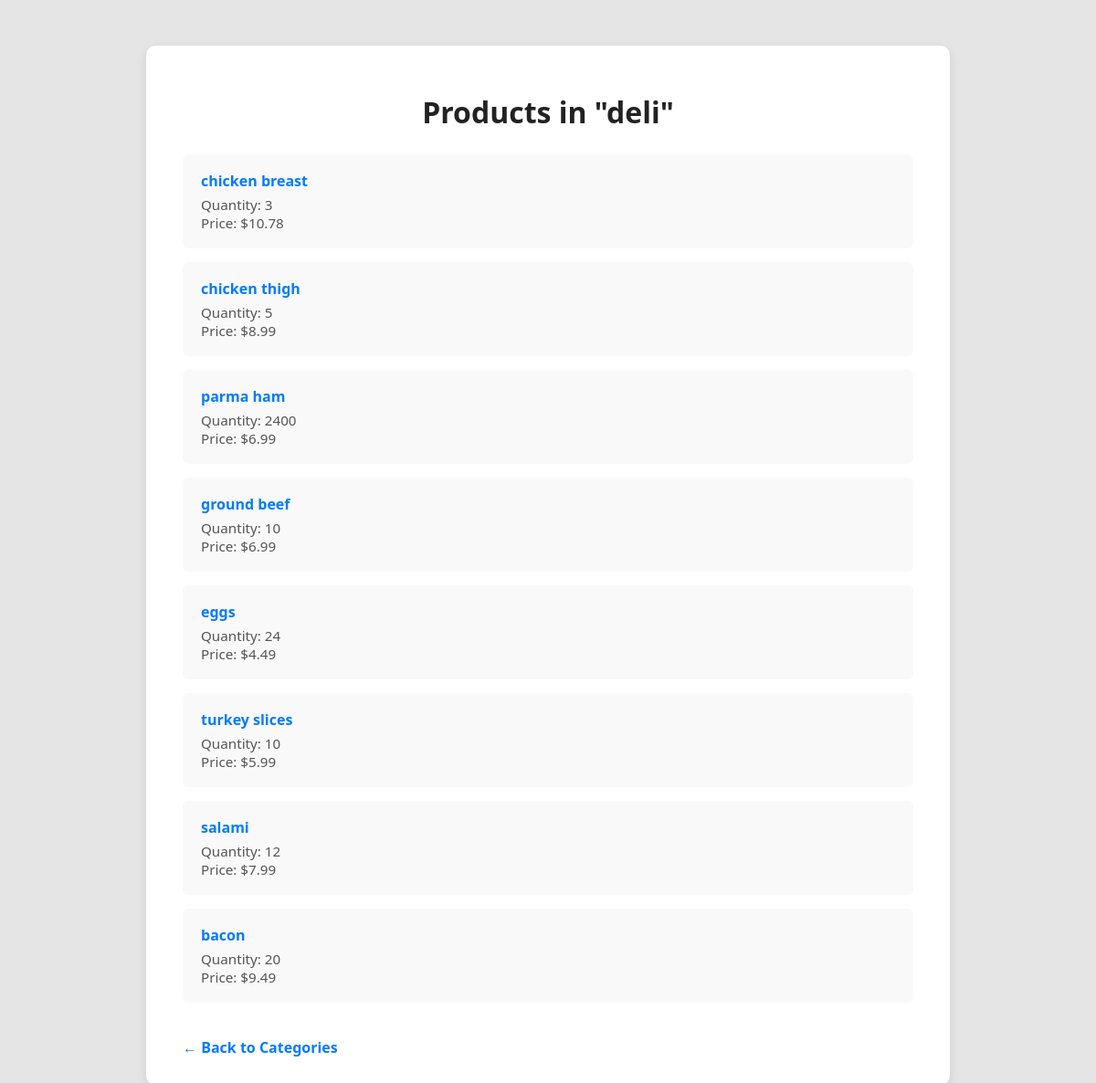
The page /categories/deli on the database its author committed.
### app.py (models this page shows)
class Product(db.Model):
    __tablename__ = "products"
    id = mapped_column(Integer, primary_key=True)
    name = mapped_column(String)
    qty = mapped_column(Integer, default=0)
    price = mapped_column(Float)
    category_id = mapped_column(Integer, ForeignKey("Categories.id"))
    category = relationship("Category", back_populates="products")

### app.py (the view)
@app.route("/categories/<string:category_name>")
def category_products(category_name):
    products = db.session.execute(db.select(Product).where(Product.category.has(Category.name == category_name))).scalars()
    return render_template("products.html", category=category_name, data=products)

### templates/products.html (shortened to what this page needs)
<!DOCTYPE html>
<html lang="en">
<head>
    <link rel="stylesheet" href="{{ url_for('static', filename='style.css') }}">
</head>
<body>
    <div class="customers-container">
        <h1>
            {% if category %}Products in "{{ category }}"{% else %}All Products{% endif %}
        </h1>
        {% if data %}
        <ul class="customers-list">
            {% for product in data %}
            <li>
                <div class="customer-info">
                    <span class="customer-name">{{ product.name }}</span>
                    <span class="customer-phone">Quantity: {{ product.qty }}</span>
                    {% if product.price is defined %}
                        <span class="customer-phone">Price: ${{ product.price }}</span>
                    {% endif %}
                </div>
            </li>
            {% endfor %}
        </ul>
        {% else %}
        <p>No products found.</p>
        {% endif %}
        <br>
        {% if category %}
        <a class="customer-link" href="{{ url_for('show_categories') }}">← Back to Categories</a>
        {% else %}
        <a class="customer-link" href="{{ url_for('home') }}">← Back to Homepage</a>
        {% endif %}
    </div>
</body>
</html>

### static/style.css (style rules this page uses)
body { font-family: 'Segoe UI', Tahoma, Geneva, Verdana, sans-serif; background-color: #e5e5e5; margin: 0; padding: 0; color: #333; }
.customers-container { max-width: 800px; margin: 50px auto; background-color: #ffffff; border-radius: 10px; padding: 30px 40px; box-shadow: 0 4px 12px rgba(0, 0, 0, 0.1); }
.customers-container h1 { color: #222; text-align: center; margin-bottom: 25px; }
.customers-list { list-style-type: none; padding: 0; }
.customers-list li { background-color: #f9f9f9; margin-bottom: 15px; padding: 18px 20px; border-radius: 6px; display: flex; justify-content: space-between; align-items: center; transition: background-color 0.2s ease-in-out; }
.customer-info { display: flex; flex-direction: column; }
.customer-name { font-weight: bold; color: #007BFF; margin-bottom: 5px; }
.customer-phone { font-size: 0.95rem; color: #555; }
.customer-link { text-decoration: none; color: #007BFF; font-weight: bold; }

### rows shown on the page
Product: name "chicken breast", qty "3", price "10.78"
Product: name "chicken thigh", qty "5", price "8.99"
Product: name "parma ham", qty "2400", price "6.99"
Product: name "ground beef", qty "10", price "6.99"
Product: name "eggs", qty "24", price "4.49"
Product: name "turkey slices", qty "10", price "5.99"
Product: name "salami", qty "12", price "7.99"
Product: name "bacon", qty "20", price "9.49"

### other values the page prints
{{ category }} "deli"
